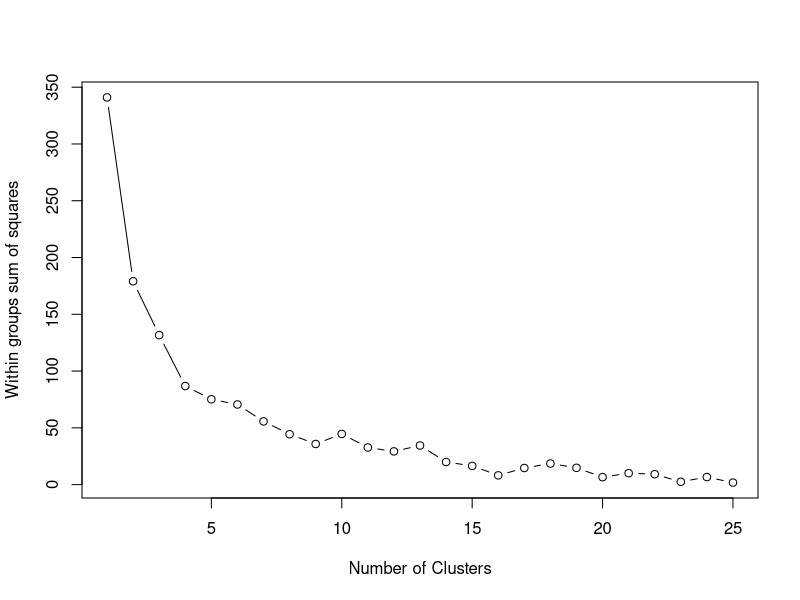

Write the R code that produced this figure.
mydata <- na.omit(mtcars) 
mydata <- scale(mydata) 
wss <- (nrow(mydata)-1)*sum(apply(mydata,2,var))
for (i in 2:25) wss[i] <- sum(kmeans(mydata, centers=i)$withinss)

plot(1:25, wss, type="b", xlab="Number of Clusters",
     ylab="Within groups sum of squares")
